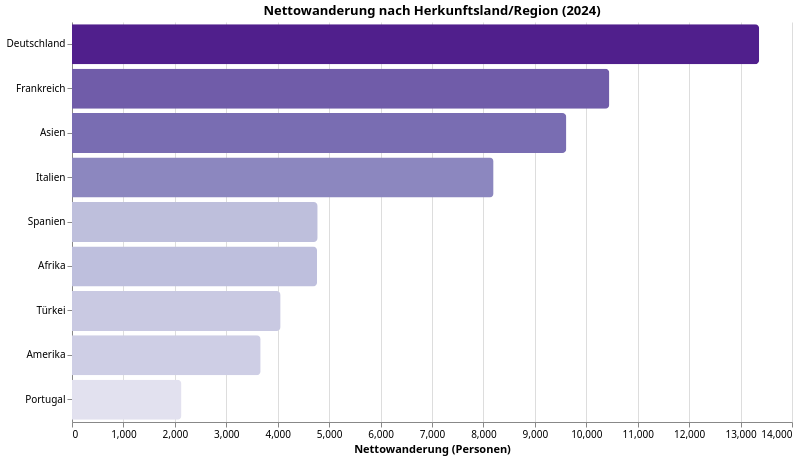

Specify this chart in Vega-Lite:
### Vega-Lite specification from a JSON file in a GitHub repository (floating-point values rounded to 4 significant figures)
{"$schema": "https://vega.github.io/schema/vega-lite/v5.json", "config": {"font": "Switzer, system-ui, sans-serif", "view": {"stroke": "transparent"}}, "data": {"values": [{"Auswanderung": 11714, "Einwanderung": 25075, "Land": "Deutschland", "Nettowanderung": 13361}, {"Auswanderung": 9608, "Einwanderung": 20056, "Land": "Frankreich", "Nettowanderung": 10448}, {"Auswanderung": 10716, "Einwanderung": 20328, "Land": "Asien", "Nettowanderung": 9612}, {"Auswanderung": 10447, "Einwanderung": 18644, "Land": "Italien", "Nettowanderung": 8197}, {"Auswanderung": 4786, "Einwanderung": 9563, "Land": "Spanien", "Nettowanderung": 4777}, {"Auswanderung": 3535, "Einwanderung": 8300, "Land": "Afrika", "Nettowanderung": 4765}, {"Auswanderung": 1765, "Einwanderung": 5821, "Land": "Türkei", "Nettowanderung": 4056}, {"Auswanderung": 5608, "Einwanderung": 9276, "Land": "Amerika", "Nettowanderung": 3668}, {"Auswanderung": 10260, "Einwanderung": 12388, "Land": "Portugal", "Nettowanderung": 2128}]}, "encoding": {"color": {"field": "Nettowanderung", "legend": null, "scale": {"scheme": "purples"}, "type": "quantitative"}, "x": {"field": "Nettowanderung", "title": "Nettowanderung (Personen)", "type": "quantitative"}, "y": {"field": "Land", "sort": {"field": "Nettowanderung", "order": "descending"}, "title": null, "type": "nominal"}}, "height": 400, "mark": {"cornerRadiusEnd": 4, "type": "bar"}, "title": "Nettowanderung nach Herkunftsland/Region (2024)", "width": 720}
